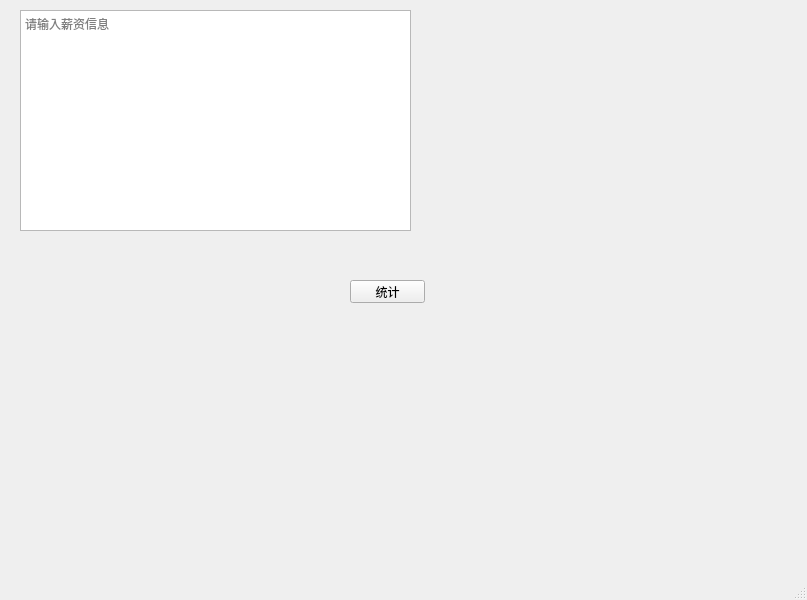
<?xml version="1.0" encoding="UTF-8"?>
<ui version="4.0">
 <class>MainWindow</class>
 <widget class="QMainWindow" name="MainWindow">
  <property name="geometry">
   <rect>
    <x>0</x>
    <y>0</y>
    <width>807</width>
    <height>600</height>
   </rect>
  </property>
  <property name="windowTitle">
   <string>统计薪资</string>
  </property>
  <widget class="QWidget" name="Widge">
   <widget class="QPlainTextEdit" name="textEdit">
    <property name="geometry">
     <rect>
      <x>20</x>
      <y>10</y>
      <width>391</width>
      <height>221</height>
     </rect>
    </property>
    <property name="placeholderText">
     <string>请输入薪资信息</string>
    </property>
   </widget>
   <widget class="QPushButton" name="pushButton">
    <property name="geometry">
     <rect>
      <x>350</x>
      <y>280</y>
      <width>75</width>
      <height>23</height>
     </rect>
    </property>
    <property name="text">
     <string>统计</string>
    </property>
   </widget>
  </widget>
  <widget class="QMenuBar" name="menubar">
   <property name="geometry">
    <rect>
     <x>0</x>
     <y>0</y>
     <width>807</width>
     <height>22</height>
    </rect>
   </property>
  </widget>
  <widget class="QStatusBar" name="statusbar"/>
 </widget>
 <resources/>
 <connections/>
</ui>
